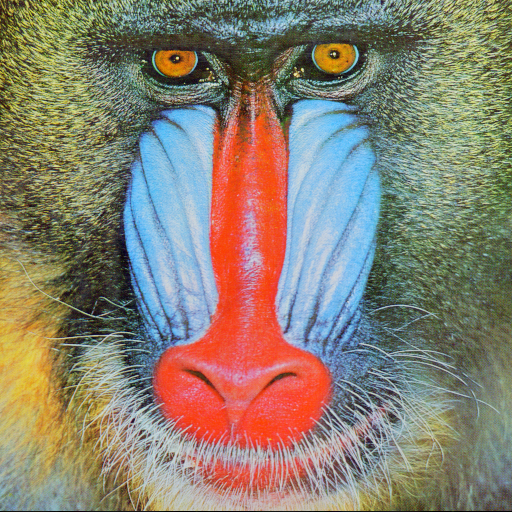
#> input picture computer_vision_projects/images/baboon.png, 512 x 512 px
$ python 03_basic_image_manipulation_pillow.py
#> lines starting #> are read from the running program, lines starting #| are printed output that depends on the picture; after the words box and inside, x2 and y2 are one past the last pixel; in counts of white or black regions, pixels touching at a corner belong together
'''
Manipulate images as both NumPy arrays and PIL image objects with a focus on:
    - Copying images to avoid aliasing,
    - Flipping images,
    - Cropping images,
    - Changing specific image pixels,
    - Overlaying images.
'''

import os
import numpy as np
from PIL import Image, ImageOps, ImageDraw, ImageFont
import matplotlib.pyplot as plt

# Flags to control individual plotting sections
plot_images_copying = False
plot_images_flipping = False
plot_parameter_values = False
plot_cropping = False
plot_pixel_altering = True

# Image Files and Paths
path = os.getcwd() # Get current working directory
baboon_image_path = "images/baboon.png"
cat_image_path = "images/cat.png"

print(f"Image path: {baboon_image_path}")

# Load Baboon Image
baboon_image = Image.open(baboon_image_path)
#> baboon_image is the input picture: PIL image 512x512 RGB; mean R, G, B 137.4, 128.9, 113.1
baboon = np.array(baboon_image)

# Display the baboon image
if plot_images_copying:
    plt.figure(figsize=(5, 5))
    plt.imshow(baboon)
    plt.show()

# Understanding Image Copying Behavior
# Without applying copy(), the two variables take the same location in memory
A = baboon  # Assigning without copy
B = baboon.copy()  # Proper copy with new memory allocation
print(id(baboon)==id(A)) # A points to the same memory location as baboon
#| True
print(id(baboon)==id(B)) # B is a separate copy
#| False

# By setting array of baboon to zero, all entries of A also becomes zero but B will not be affected
baboon[:,:,] = 0
#> baboon: shape (512, 512, 3); every value is 0

if plot_images_copying:
    fig, axes = plt.subplots(1, 3, figsize=(15, 5))
    axes[0].imshow(baboon)
    axes[0].set_title("Baboon")
    axes[1].imshow(A)
    axes[1].set_title("A")
    axes[2].imshow(B)
    axes[2].set_title("B")
    plt.tight_layout()
    plt.show()

# Image flipping operations
cat_image = Image.open(cat_image_path)
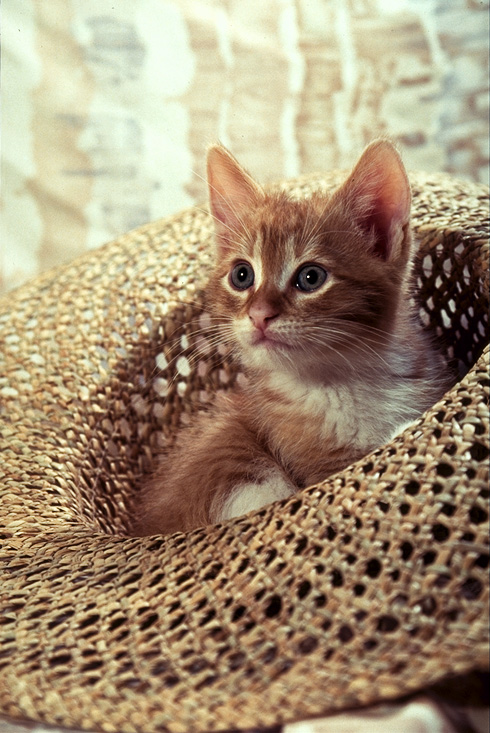
#> input picture computer_vision_projects/images/cat.png, 490 x 733 px
#> cat_image is the input picture: PIL image 490x733 RGB; mean R, G, B 162.7, 143.2, 116.7
cat = np.array(cat_image)
cat_width, cat_height, cat_C = cat.shape
#> cat_width = 733; cat_height = 490; cat_C = 3
print("Cat image width, height, Channels: ", cat_width, cat_height, cat_C)
#| Cat image width, height, Channels:  733 490 3

if plot_images_flipping:
    plt.figure(figsize=(5, 5))
    plt.imshow(cat)
    plt.show()

# Flipping the image manually using NumPy
cat_flip = np.zeros((cat_width, cat_height, cat_C), dtype=np.uint8)
for i, row in enumerate(cat):
    cat_flip[cat_width -1 -i, :, :] = row  # Flip image along vertical axis
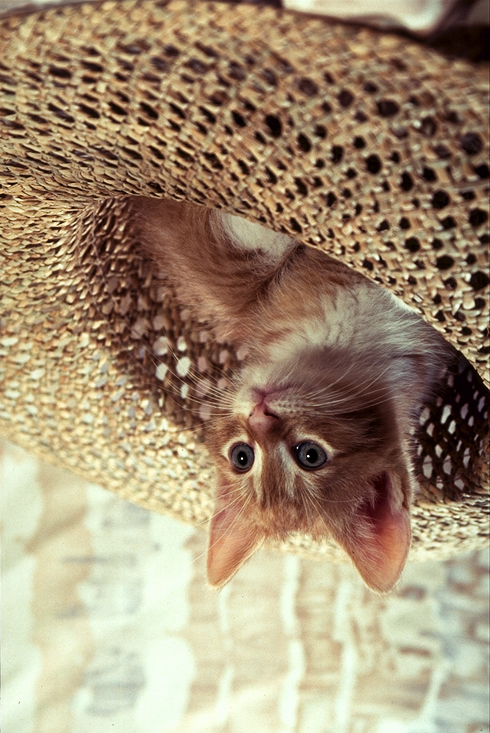
#> cat_flip: shape (733, 490, 3); mean of channels 0, 1, 2 162.7, 143.2, 116.7; drawn as R, G, B

if plot_images_flipping:
    plt.figure(figsize=(5, 5))
    plt.imshow(cat_flip)
    plt.title("Flip using NumPy arrays")
    plt.show()

# Flipping the image using PIL methods
# Flip using PIL's transpose method
cat_flip_trans = cat_image.transpose(Image.FLIP_TOP_BOTTOM) #  cat_image.transpose(1)
if plot_images_flipping:
    plt.figure(figsize=(5, 5))
    plt.imshow(cat_flip_trans)
    plt.title("Flip using transpose method")
    plt.show()

# Flip using PIL's built-in function
cat_flip_pil = ImageOps.flip(cat_image)
if plot_images_flipping:
    plt.figure(figsize=(5, 5))
    plt.imshow(cat_flip_pil)
    plt.title("Flip using PIL flip")
    plt.show()

cat_mirror = ImageOps.mirror(cat_image)
if plot_images_flipping:
    plt.figure(figsize=(5, 5))
    plt.imshow(cat_mirror)
    plt.title("Mirror using PIL flip")
    plt.show()

# Image module has built-in attributes that describe the type of flip.
flip_parameters = {
    "FLIP_LEFT_RIGHT": Image.FLIP_LEFT_RIGHT,
    "FLIP_TOP_BOTTOM": Image.FLIP_TOP_BOTTOM,
    "ROTATE_90": Image.ROTATE_90,
    "ROTATE_180": Image.ROTATE_180,
    "ROTATE_270": Image.ROTATE_270,
    "TRANSPOSE": Image.TRANSPOSE,
    "TRANSVERSE": Image.TRANSVERSE
}

print(flip_parameters["ROTATE_90"])
# We can plot each of the outputs using the different parameter values:
if plot_parameter_values:
    for key, values in flip_parameters.items():
        plt.figure(figsize=(10, 5))
        plt.subplot(1,2,1)
        plt.imshow(cat_image)
        plt.title("Original")
        plt.subplot(1,2,2)
        plt.imshow(cat_image.transpose(values))
        plt.title(key)
        plt.show()

# Cropping the image
upper, lower = 150, 400
# Crop using NumPy
cat_crop_top = cat[upper:lower, :, :]
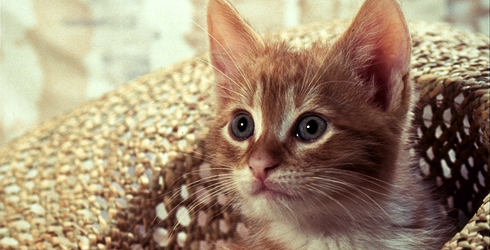
#> cat_crop_top: shape (250, 490, 3); mean R, G, B 160.6, 139.8, 114
if plot_cropping:
    plt.figure(figsize=(5, 5))
    plt.imshow(cat_crop_top)
    plt.title("Crop Top")
    plt.show()

left, right = 150, 400
# Crop using NumPy
cat_crop_horizontal = cat_crop_top[:, left:right, :]
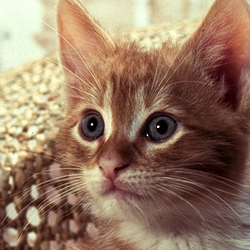
#> cat_crop_horizontal: shape (250, 250, 3); mean R, G, B 150, 120.7, 98.6
if plot_cropping:
    plt.figure(figsize=(5, 5))
    plt.imshow(cat_crop_horizontal)
    plt.title("Crop using array")
    plt.show()

# Cropping using PIL
cat_crop_pil = cat_image.crop((left, upper, right, lower))
if plot_cropping:
    plt.figure(figsize=(5, 5))
    plt.imshow(cat_crop_pil)
    plt.title("Crop using PIL")
    plt.show()

cat_crop_trans = cat_crop_pil.transpose(Image.FLIP_LEFT_RIGHT)
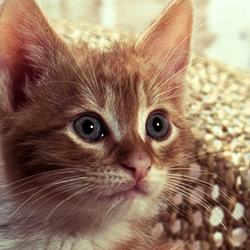
#> cat_crop_trans: PIL image 250x250 RGB; mean R, G, B 150, 120.7, 98.6
if plot_cropping:
    plt.figure(figsize=(5, 5))
    plt.imshow(cat_crop_trans)
    plt.title("Crop Transposed")
    plt.show()

# Changing specific pixels in the image
cat_altered = np.copy(cat)
cat_altered[upper:lower, left:right, 1:2] = 0  # Zero out the green channel in the selected region
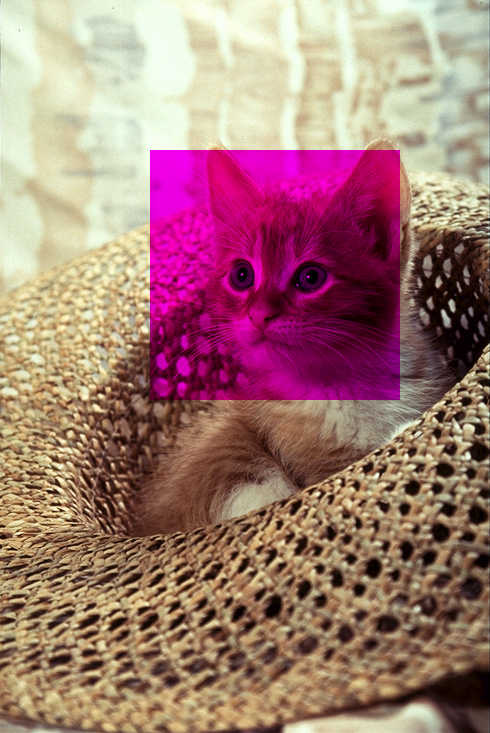
#> cat_altered: shape (733, 490, 3); 17.35% of pixels changed, all inside (x1, y1, x2, y2) = (150, 150, 400, 400)
if plot_pixel_altering:
    plt.figure(figsize=(10, 5))
    plt.subplot(1,2,1)
    plt.imshow(cat)
    plt.title("Original")
    plt.subplot(1,2,2)
    plt.imshow(cat_altered)
    plt.title("Altered Image")
    plt.show()

# Drawing and placing text using ImageDraw
cat_image_draw = cat_image.copy()
draw = ImageDraw.Draw(im=cat_image_draw)
shape = (left, upper, right, lower)  # tuple
draw.rectangle(xy=shape, fill="red")  # Draw a red rectangle
if plot_pixel_altering:
    plt.figure(figsize=(5, 5))
    plt.imshow(cat_image_draw)
    plt.title("Image with Rectangle")
    plt.show()

# Placing text on the image
draw.text(xy=(200, 250), text="There is a cat behind the red square!", fill=(0, 0, 0))  # Add text to the image
if plot_pixel_altering:
    plt.figure(figsize=(5, 5))
    plt.imshow(cat_image_draw)
    plt.title("Image with Rectangle and Text")
    plt.show()
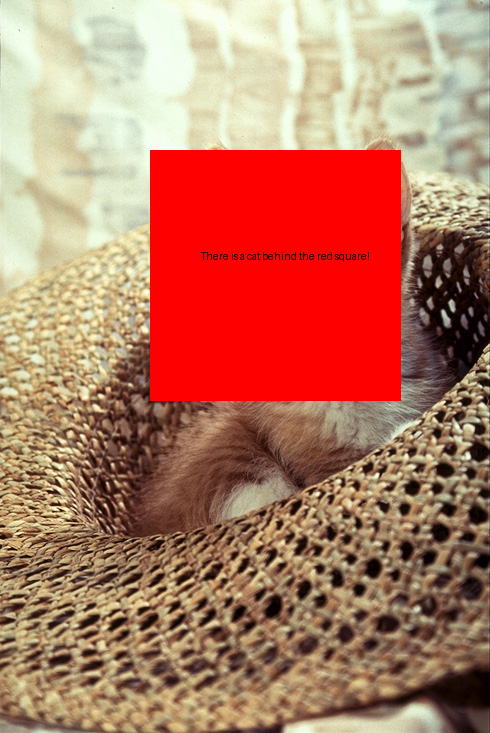
#> shown: shape (733, 490, 3); mean R, G, B 180.9, 122, 99.4

# Overlaying an image onto another image
#> (the run stopped early here; a loop or call above may not have finished)
